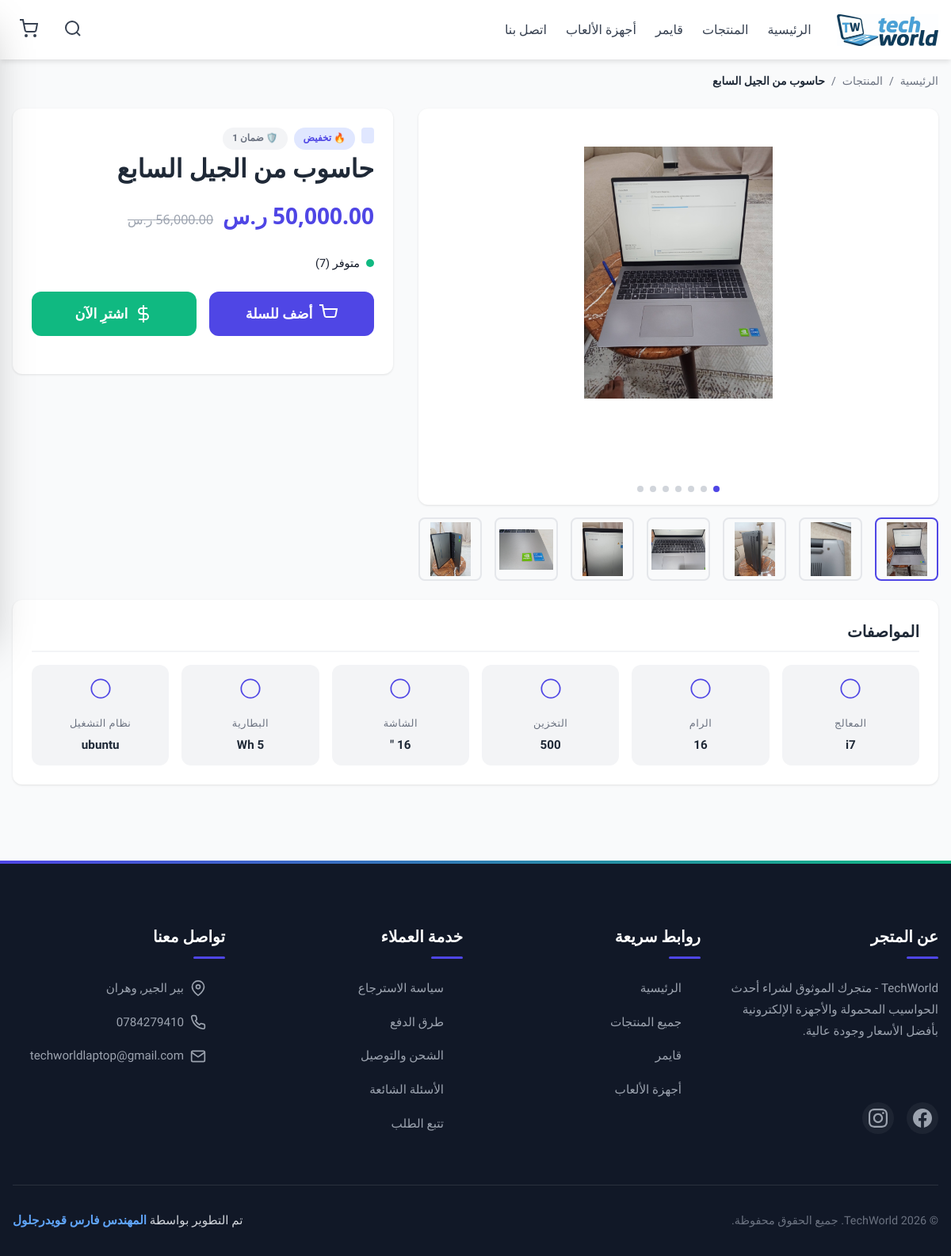
Before: /product.php?id=6 with the older database file.
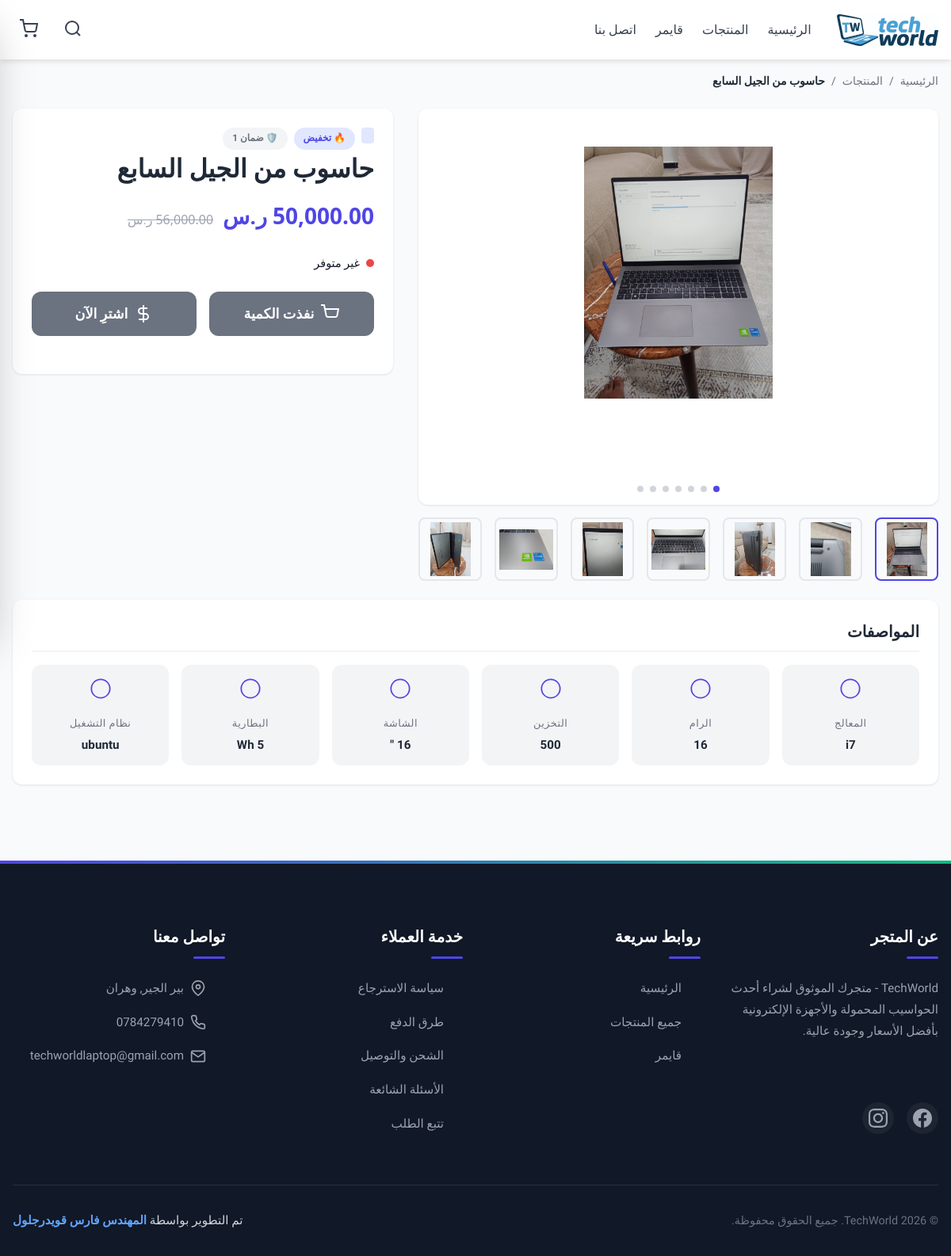
After: the same page with the newer database file.
### tables this page shows
CREATE TABLE `categories` (
  `id` int(11) NOT NULL,
  `name_ar` varchar(100) NOT NULL,
  `name_en` varchar(100) NOT NULL,
  `slug` varchar(100) NOT NULL,
  `description` text DEFAULT NULL,
  `icon` varchar(100) DEFAULT NULL,
  `image` varchar(255) DEFAULT NULL,
  `is_active` tinyint(1) DEFAULT 1,
  `display_order` int(11) DEFAULT 0,
  `created_at` timestamp NOT NULL DEFAULT current_timestamp(),
  `updated_at` timestamp NOT NULL DEFAULT current_timestamp() ON UPDATE current_timestamp()
);

CREATE TABLE `products` (
  `id` int(11) NOT NULL,
  `name_ar` varchar(200) NOT NULL,
  `name_en` varchar(200) NOT NULL,
  `slug` varchar(200) NOT NULL,
  `sku` varchar(100) DEFAULT NULL,
  `model` varchar(100) DEFAULT NULL,
  `brand` varchar(100) DEFAULT NULL,
  `category_id` int(11) NOT NULL,
  `price` decimal(10,2) NOT NULL,
  `original_price` decimal(10,2) DEFAULT NULL,
  `discount_percentage` int(11) DEFAULT 0,
  `stock_count` int(11) DEFAULT 0,
  `in_stock` tinyint(1) DEFAULT 1,
  `min_stock` int(11) DEFAULT 5,
  `processor` varchar(200) DEFAULT NULL,
  `ram` varchar(100) DEFAULT NULL,
  `storage` varchar(100) DEFAULT NULL,
  `gpu` varchar(200) DEFAULT NULL,
  `screen_size` varchar(50) DEFAULT NULL,
  `screen_resolution` varchar(100) DEFAULT NULL,
  `battery` varchar(100) DEFAULT NULL,
  `weight` varchar(50) DEFAULT NULL,
  `os` varchar(100) DEFAULT NULL,
  `ports` text DEFAULT NULL,
  `description_short` text DEFAULT NULL,
  `description_full` text DEFAULT NULL,
  `warranty` varchar(200) DEFAULT NULL,
  `badge` enum('new','bestseller','sale','featured','none') DEFAULT 'none',
  `status` enum('active','inactive','draft','out_of_stock') DEFAULT 'active',
  `views` int(11) DEFAULT 0,
  `sales` int(11) DEFAULT 0,
  `rating` decimal(3,2) DEFAULT 0.00,
  `review_count` int(11) DEFAULT 0,
  `meta_title` varchar(200) DEFAULT NULL,
  `meta_description` text DEFAULT NULL,
  `meta_keywords` text DEFAULT NULL,
  `created_at` timestamp NOT NULL DEFAULT current_timestamp(),
  `updated_at` timestamp NOT NULL DEFAULT current_timestamp() ON UPDATE current_timestamp()
);

CREATE TABLE `settings` (
  `id` int(11) NOT NULL,
  `setting_key` varchar(100) NOT NULL,
  `setting_value` text DEFAULT NULL,
  `setting_type` enum('text','number','boolean','json') DEFAULT 'text',
  `description` varchar(255) DEFAULT NULL,
  `updated_at` timestamp NOT NULL DEFAULT current_timestamp() ON UPDATE current_timestamp()
);

### config/database.php (called while the page is built, shortened)
<?php
try {
    $dsn = "mysql:host=" . DB_HOST . ";dbname=" . DB_NAME . ";charset=" . DB_CHARSET;
    $options = [
        PDO::ATTR_ERRMODE            => PDO::ERRMODE_EXCEPTION,
        PDO::ATTR_DEFAULT_FETCH_MODE => PDO::FETCH_ASSOC,
        PDO::ATTR_EMULATE_PREPARES   => false,
        PDO::MYSQL_ATTR_INIT_COMMAND => "SET NAMES " . DB_CHARSET
    ];
    $pdo = new PDO($dsn, DB_USER, DB_PASS, $options);
} catch (PDOException $e) {
    die("خطأ في الاتصال بقاعدة البيانات: " . $e->getMessage());
}
function query($sql, $params = []) {
    global $pdo;
    try {
        $stmt = $pdo->prepare($sql);
        $stmt->execute($params);
        return $stmt;
    } catch (PDOException $e) {
        error_log("Database Error: " . $e->getMessage());
        return false;
    }
}
function fetchOne($sql, $params = []) {
    $stmt = query($sql, $params);
    return $stmt ? $stmt->fetch() : null;
}
function fetchAll($sql, $params = []) {
    $stmt = query($sql, $params);
    return $stmt ? $stmt->fetchAll() : [];
}

### product.php (the view, shortened to what the rows shown need)
<?php
require_once 'includes/functions.php';
$productId = isset($_GET['id']) ? (int)$_GET['id'] : null;
$product = $productId ? getProduct($productId) : null;
$name = $product['name_ar'];
$price = $product['price'];
$originalPrice = $product['original_price'];
$inStock = $product['stock_count'] > 0;
$stockCount = $product['stock_count'];
$badge = $product['badge'];
$brand = $product['brand'];
$warranty = $product['warranty'];
$specs = [
    'processor' => $product['processor'],
    'ram' => $product['ram'],
    'storage' => $product['storage'],
    'gpu' => $product['gpu'],
    'screenSize' => $product['screen_size'],
    'screenResolution' => $product['screen_resolution'],
    'battery' => $product['battery'],
    'weight' => $product['weight'],
    'os' => $product['os']
];
$currency = getSetting('currency_symbol', 'دج');
include 'includes/header.php';
?>
<div class="product-container">
    <div class="breadcrumbs">
        <a href="index.php">الرئيسية</a>
        <span>/</span>
        <a href="products.php">المنتجات</a>
        <span>/</span>
        <span class="current"><?php echo htmlspecialchars($name); ?></span>
    </div>
    <div class="product-wrapper">
        <div class="product-info">
            <div class="badges-wrapper">
                <span class="brand-badge"><?php echo htmlspecialchars($brand); ?></span>
                <?php if ($badge && $badge !== 'none'): ?>
                    <span class="badge-modern" style="background: #e0e7ff; color: var(--primary);">
                        <?php
                        switch ($badge) {
                            case 'sale': echo '🔥 تخفيض'; break;
                        }
                        ?>
                    </span>
                <?php endif; ?>
                <?php if ($warranty): ?>
                    <span class="badge-modern">
                        🛡️ ضمان <?php echo htmlspecialchars($warranty); ?>
                    </span>
                <?php endif; ?>
            </div>
            <h1 class="product-title"><?php echo htmlspecialchars($name); ?></h1>
            <div class="product-price">
                <span class="current-price"><?php echo formatPrice($price); ?> <?php echo $currency; ?></span>
                <?php if ($originalPrice): ?>
                    <span class="original-price"><?php echo formatPrice($originalPrice); ?> <?php echo $currency; ?></span>
                <?php endif; ?>
            </div>
            <div class="stock-ui <?php echo !$inStock ? 'out' : ''; ?>">
                <div class="stock-dot-ui"></div>
                <span><?php echo $inStock ? 'متوفر (' . $stockCount . ')' : 'غير متوفر'; ?></span>
            </div>
            <div class="actions-grid">
                <div class="buttons-row">
                </div>
            </div>
        </div>
    </div>
    <div class="section-box">
        <h2 class="section-title">المواصفات</h2>
        <div class="specs-grid-modern">
            <?php
            $specIcons = [
                'processor' => '<path d="M18 10h-1.26A8 8 0 1 0 9 20h9a2 2 0 0 0 2-2v-8a2 2 0 0 0-2-2z"></path>',
                'ram' => '<rect x="2" y="2" width="20" height="8" rx="2" ry="2"></rect><rect x="2" y="14" width="20" height="8" rx="2" ry="2"></rect><line x1="6" y1="6" x2="6.01" y2="6"></line><line x1="6" y1="18" x2="6.01" y2="18"></line>',
                'storage' => '<path d="M21 15v4a2 2 0 0 1-2 2H5a2 2 0 0 1-2-2v-4"></path><polyline points="7 10 12 15 17 10"></polyline><line x1="12" y1="15" x2="12" y2="3"></line>',
                'screenSize' => '<rect x="2" y="3" width="20" height="14" rx="2" ry="2"></rect><line x1="8" y1="21" x2="16" y2="21"></line><line x1="12" y1="17" x2="12" y2="21"></line>',
                'battery' => '<rect x="1" y="6" width="18" height="12" rx="2" ry="2"></rect><line x1="23" y1="13" x2="23" y2="11"></line>',
                'weight' => '<circle cx="12" cy="12" r="10"></circle><polyline points="12 6 12 12 16 14"></polyline>',
                'os' => '<rect x="4" y="4" width="16" height="16" rx="2" ry="2"></rect><rect x="9" y="9" width="6" height="6"></rect>',
            ];
            $specMap = [
                'processor' => ['label' => 'المعالج', 'unit' => ''],
                'ram' => ['label' => 'الرام', 'unit' => ''],
                'storage' => ['label' => 'التخزين', 'unit' => ''],
                'screenSize' => ['label' => 'الشاشة', 'unit' => '"'],
                'battery' => ['label' => 'البطارية', 'unit' => 'Wh'],
                'weight' => ['label' => 'الوزن', 'unit' => 'kg'],
                'os' => ['label' => 'نظام التشغيل', 'unit' => ''],
            ];
            foreach ($specMap as $key => $info):
                if (!empty($specs[$key])):
                    $val = htmlspecialchars($specs[$key]);
                    if (is_numeric($specs[$key]) && $info['unit']) $val .= ' ' . $info['unit'];
                    $icon = $specIcons[$key] ?? '<circle cx="12" cy="12" r="10"></circle>';
            ?>
                <div class="spec-item-modern">
                    <div class="spec-icon">
                        <svg width="28" height="28" viewBox="0 0 24 24" fill="none" stroke="currentColor" stroke-width="1.5">
                            <?php echo $icon; ?>
                        </svg>
                    </div>
                    <span class="spec-label-modern"><?php echo $info['label']; ?></span>
                    <span class="spec-value-modern"><?php echo $val; ?></span>
                </div>
            <?php endif; endforeach; ?>
        </div>
    </div>
</div>
<?php include 'includes/footer.php'; ?>

### includes/header.php (shortened to what the rows shown need)
<?php
require_once __DIR__ . '/functions.php';
$categories = getAllCategories();
?>
<!DOCTYPE html>
<html lang="ar" dir="rtl">
<head>
    <link rel="stylesheet" href="assets/css/style.css">
</head>
<body>
    <header class="header">
        <div class="container">
            <nav class="navbar">
                <div class="navbar-menu">
                    <ul class="navbar-nav" id="navbarNav">
                        <?php foreach (array_slice($categories, 0, 3) as $category): ?>
                            <li><a href="products.php?category=<?php echo $category['slug']; ?>" class="nav-link <?php echo (isset($_GET['category']) && $_GET['category'] == $category['slug']) ? 'active' : ''; ?>"><?php echo clean($category['name_ar']); ?></a></li>
                        <?php endforeach; ?>
                    </ul>
                </div>
            </nav>
        </div>
    </header>
    <main>

### includes/functions.php (shortened to what the rows shown need)
<?php
require_once __DIR__ . '/../config/database.php';
function clean($data) {
    return htmlspecialchars(trim($data), ENT_QUOTES, 'UTF-8');
}
function getProduct($id) {
    $sql = "SELECT p.*, c.name_ar as category_name, c.slug as category_slug
            FROM products p
            LEFT JOIN categories c ON p.category_id = c.id
            WHERE p.id = :id AND p.status = 'active'";
    $product = fetchOne($sql, ['id' => $id]);
    if ($product) {
        $product['images'] = getProductImages($id);
        $product['features'] = getProductFeatures($id);
        query("UPDATE products SET views = views + 1 WHERE id = :id", ['id' => $id]);
    }
    return $product;
}
function getProductImages($productId) {
    $sql = "SELECT * FROM product_images
            WHERE product_id = :product_id
            ORDER BY is_primary DESC, display_order ASC";
    return fetchAll($sql, ['product_id' => $productId]);
}
function getProductFeatures($productId) {
    $sql = "SELECT * FROM product_features
            WHERE product_id = :product_id
            ORDER BY display_order ASC";
    return fetchAll($sql, ['product_id' => $productId]);
}
function getAllCategories() {
    $sql = "SELECT * FROM categories WHERE is_active = 1 ORDER BY display_order ASC";
    return fetchAll($sql);
}
function getSetting($key, $default = null) {
    $sql = "SELECT setting_value FROM settings WHERE setting_key = :key";
    $result = fetchOne($sql, ['key' => $key]);
    return $result ? $result['setting_value'] : $default;
}
function formatPricePlain($price) {
    return number_format($price, 2, '.', ',');
}
function formatPrice($price) {
    return '<span class="en-num">' . formatPricePlain($price) . '</span>';
}

### includes/footer.php (shortened to what the rows shown need)
    </main>
    <footer class="footer">
        <div class="container">
            <div class="footer-content">
                <div class="footer-section">
                    <div class="footer-links">
                        <a href="index.php" class="footer-link">الرئيسية</a>
                        <a href="products.php" class="footer-link">جميع المنتجات</a>
                        <?php foreach (array_slice($categories, 0, 4) as $category): ?>
                            <a href="products.php?category=<?php echo $category['slug']; ?>" class="footer-link">
                                <?php echo clean($category['name_ar']); ?>
                            </a>
                        <?php endforeach; ?>
                    </div>
                </div>
            </div>
        </div>
    </footer>
</body>
</html>

Changed rows visible on the page:
no longer on this page (row edited): categories: name_ar "أجهزة الألعاب"
changed products "حاسوب من الجيل السابع": stock_count "7" → (not shown)
Other visible differences:
text no longer shown: "متوفر ( ) أضف للسلة"
text now shown: "غير متوفر نفذت الكمية"
